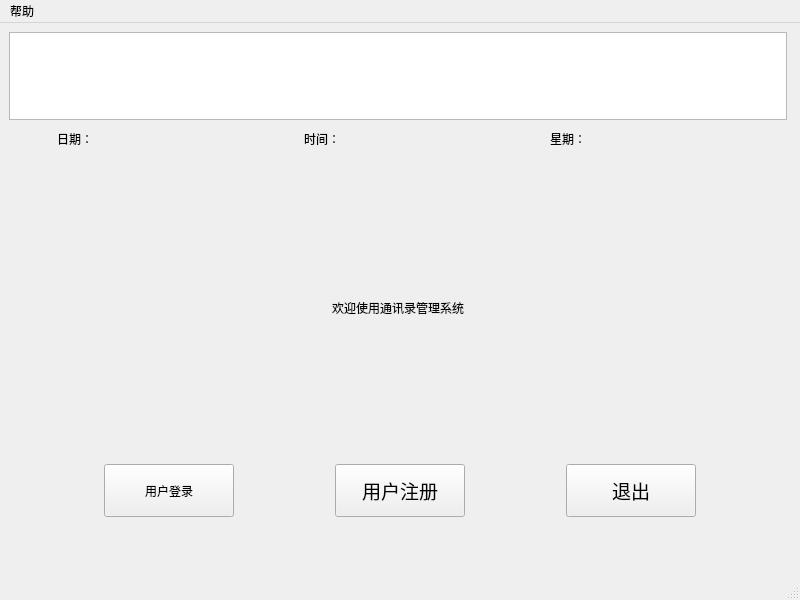
<?xml version="1.0" encoding="UTF-8"?>
<ui version="4.0">
 <class>MainWindow</class>
 <widget class="QMainWindow" name="MainWindow">
  <property name="geometry">
   <rect>
    <x>0</x>
    <y>0</y>
    <width>800</width>
    <height>600</height>
   </rect>
  </property>
  <property name="sizePolicy">
   <sizepolicy hsizetype="Fixed" vsizetype="Fixed">
    <horstretch>0</horstretch>
    <verstretch>0</verstretch>
   </sizepolicy>
  </property>
  <property name="minimumSize">
   <size>
    <width>800</width>
    <height>600</height>
   </size>
  </property>
  <property name="maximumSize">
   <size>
    <width>800</width>
    <height>600</height>
   </size>
  </property>
  <property name="font">
   <font>
    <family>楷体</family>
   </font>
  </property>
  <property name="windowTitle">
   <string>通讯管理系统</string>
  </property>
  <property name="iconSize">
   <size>
    <width>30</width>
    <height>30</height>
   </size>
  </property>
  <widget class="QWidget" name="centralwidget">
   <layout class="QVBoxLayout" name="verticalLayout" stretch="4,1,6,2,2">
    <item>
     <widget class="QGraphicsView" name="graphicsView">
      <property name="minimumSize">
       <size>
        <width>778</width>
        <height>88</height>
       </size>
      </property>
      <property name="maximumSize">
       <size>
        <width>778</width>
        <height>88</height>
       </size>
      </property>
      <property name="styleSheet">
       <string notr="true">border-image: url(:/new/prefix1/ver1.1_hotfix.jpg);</string>
      </property>
     </widget>
    </item>
    <item>
     <layout class="QHBoxLayout" name="horizontalLayout_5" stretch="1,4,1,4,1,4,1">
      <item>
       <spacer name="horizontalSpacer_4">
        <property name="orientation">
         <enum>Qt::Horizontal</enum>
        </property>
        <property name="sizeHint" stdset="0">
         <size>
          <width>40</width>
          <height>20</height>
         </size>
        </property>
       </spacer>
      </item>
      <item>
       <layout class="QHBoxLayout" name="horizontalLayout_2" stretch="1,3">
        <item>
         <widget class="QLabel" name="label_2">
          <property name="text">
           <string>日期：</string>
          </property>
         </widget>
        </item>
        <item>
         <widget class="QLabel" name="date">
          <property name="text">
           <string/>
          </property>
         </widget>
        </item>
       </layout>
      </item>
      <item>
       <spacer name="horizontalSpacer_5">
        <property name="orientation">
         <enum>Qt::Horizontal</enum>
        </property>
        <property name="sizeHint" stdset="0">
         <size>
          <width>40</width>
          <height>20</height>
         </size>
        </property>
       </spacer>
      </item>
      <item>
       <layout class="QHBoxLayout" name="horizontalLayout_3" stretch="1,3">
        <item>
         <widget class="QLabel" name="label_4">
          <property name="text">
           <string>时间：</string>
          </property>
         </widget>
        </item>
        <item>
         <widget class="QLabel" name="time">
          <property name="text">
           <string/>
          </property>
         </widget>
        </item>
       </layout>
      </item>
      <item>
       <spacer name="horizontalSpacer_6">
        <property name="orientation">
         <enum>Qt::Horizontal</enum>
        </property>
        <property name="sizeHint" stdset="0">
         <size>
          <width>40</width>
          <height>20</height>
         </size>
        </property>
       </spacer>
      </item>
      <item>
       <layout class="QHBoxLayout" name="horizontalLayout_4" stretch="1,2">
        <item>
         <widget class="QLabel" name="label_6">
          <property name="text">
           <string>星期：</string>
          </property>
         </widget>
        </item>
        <item>
         <widget class="QLabel" name="week">
          <property name="text">
           <string/>
          </property>
         </widget>
        </item>
       </layout>
      </item>
      <item>
       <spacer name="horizontalSpacer_7">
        <property name="orientation">
         <enum>Qt::Horizontal</enum>
        </property>
        <property name="sizeHint" stdset="0">
         <size>
          <width>40</width>
          <height>20</height>
         </size>
        </property>
       </spacer>
      </item>
     </layout>
    </item>
    <item>
     <widget class="QLabel" name="label">
      <property name="enabled">
       <bool>true</bool>
      </property>
      <property name="sizePolicy">
       <sizepolicy hsizetype="Preferred" vsizetype="Fixed">
        <horstretch>0</horstretch>
        <verstretch>0</verstretch>
       </sizepolicy>
      </property>
      <property name="minimumSize">
       <size>
        <width>778</width>
        <height>300</height>
       </size>
      </property>
      <property name="maximumSize">
       <size>
        <width>778</width>
        <height>460</height>
       </size>
      </property>
      <property name="layoutDirection">
       <enum>Qt::LeftToRight</enum>
      </property>
      <property name="styleSheet">
       <string notr="true">font: 28pt &quot;楷体&quot;;</string>
      </property>
      <property name="text">
       <string>欢迎使用通讯录管理系统</string>
      </property>
      <property name="textFormat">
       <enum>Qt::AutoText</enum>
      </property>
      <property name="alignment">
       <set>Qt::AlignCenter</set>
      </property>
     </widget>
    </item>
    <item>
     <layout class="QHBoxLayout" name="horizontalLayout" stretch="2,5,2,5,2,5,2">
      <item>
       <spacer name="horizontalSpacer_2">
        <property name="orientation">
         <enum>Qt::Horizontal</enum>
        </property>
        <property name="sizeHint" stdset="0">
         <size>
          <width>40</width>
          <height>20</height>
         </size>
        </property>
       </spacer>
      </item>
      <item>
       <widget class="QPushButton" name="pbtn1">
        <property name="maximumSize">
         <size>
          <width>130</width>
          <height>60</height>
         </size>
        </property>
        <property name="layoutDirection">
         <enum>Qt::LeftToRight</enum>
        </property>
        <property name="styleSheet">
         <string notr="true">font: 14pt &quot;楷体&quot;;</string>
        </property>
        <property name="text">
         <string>用户登录</string>
        </property>
        <property name="iconSize">
         <size>
          <width>40</width>
          <height>20</height>
         </size>
        </property>
        <property name="checkable">
         <bool>false</bool>
        </property>
        <property name="autoRepeatDelay">
         <number>300</number>
        </property>
       </widget>
      </item>
      <item>
       <spacer name="horizontalSpacer">
        <property name="orientation">
         <enum>Qt::Horizontal</enum>
        </property>
        <property name="sizeHint" stdset="0">
         <size>
          <width>40</width>
          <height>20</height>
         </size>
        </property>
       </spacer>
      </item>
      <item>
       <widget class="QPushButton" name="pbtn2">
        <property name="maximumSize">
         <size>
          <width>130</width>
          <height>60</height>
         </size>
        </property>
        <property name="font">
         <font>
          <family>楷体</family>
          <pointsize>14</pointsize>
         </font>
        </property>
        <property name="text">
         <string>用户注册</string>
        </property>
        <property name="autoRepeatDelay">
         <number>400</number>
        </property>
       </widget>
      </item>
      <item>
       <spacer name="horizontalSpacer_3">
        <property name="orientation">
         <enum>Qt::Horizontal</enum>
        </property>
        <property name="sizeHint" stdset="0">
         <size>
          <width>40</width>
          <height>20</height>
         </size>
        </property>
       </spacer>
      </item>
      <item>
       <widget class="QPushButton" name="pushButton">
        <property name="maximumSize">
         <size>
          <width>130</width>
          <height>60</height>
         </size>
        </property>
        <property name="font">
         <font>
          <pointsize>14</pointsize>
         </font>
        </property>
        <property name="text">
         <string>退出</string>
        </property>
       </widget>
      </item>
      <item>
       <spacer name="horizontalSpacer_8">
        <property name="orientation">
         <enum>Qt::Horizontal</enum>
        </property>
        <property name="sizeHint" stdset="0">
         <size>
          <width>40</width>
          <height>20</height>
         </size>
        </property>
       </spacer>
      </item>
     </layout>
    </item>
    <item>
     <spacer name="verticalSpacer">
      <property name="orientation">
       <enum>Qt::Vertical</enum>
      </property>
      <property name="sizeHint" stdset="0">
       <size>
        <width>20</width>
        <height>40</height>
       </size>
      </property>
     </spacer>
    </item>
   </layout>
  </widget>
  <widget class="QMenuBar" name="menubar">
   <property name="geometry">
    <rect>
     <x>0</x>
     <y>0</y>
     <width>800</width>
     <height>26</height>
    </rect>
   </property>
   <widget class="QMenu" name="menu">
    <property name="title">
     <string>帮助</string>
    </property>
    <addaction name="actionsetup"/>
   </widget>
   <addaction name="menu"/>
  </widget>
  <widget class="QStatusBar" name="statusbar"/>
  <action name="actionsetup">
   <property name="text">
    <string>help</string>
   </property>
  </action>
 </widget>
 <resources/>
 <connections/>
</ui>
